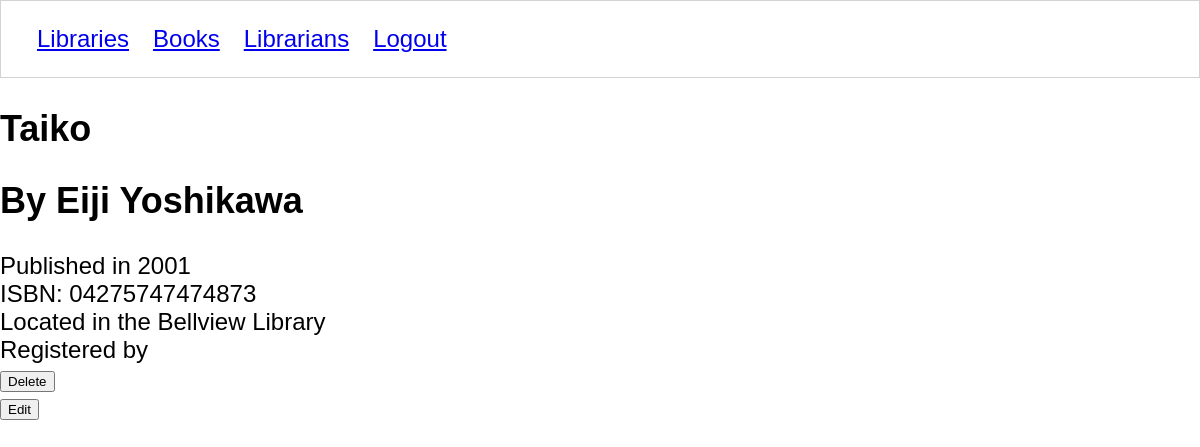
Screenshot of /books/1/ (signed in) with the database file from the repository.
### libraryapp/models/book.py (models this page shows, shortened)
class Book (models.Model):
    title = models.CharField(max_length=50)
    ISBN_number = models.CharField(max_length=50)
    author = models.CharField(max_length=50)
    year_published = models.IntegerField()
    location = models.ForeignKey(Library, on_delete=models.CASCADE)
    librarian = models.ForeignKey(Librarian, on_delete=models.CASCADE)

### libraryapp/models/library.py (models this page shows, shortened)
class Library(models.Model):
    title = models.CharField(max_length=50)
    address = models.CharField(max_length=50)

### libraryapp/views/books/details.py (the view, shortened to what this page needs)
# urls.py: path('books/<int:book_id>/', book_details, name='book'),
@login_required
def book_details(request, book_id):
    if request.method == 'GET':
        book = get_book(book_id)
        template = 'books/details.html'
        context = {
            'book': book
        }
        return render(request, template, context)

### libraryapp/views/books/details.py (called while the page is built)
def get_book(book_id):
    with sqlite3.connect(Connection.db_path) as conn:
        conn.row_factory = create_book
        db_cursor = conn.cursor()
        db_cursor.execute("""
        SELECT
            b.id book_id,
            b.title,
            b.ISBN_number,
            b.author,
            b.year_published,
            b.librarian_id,
            b.location_id,
            li.id librarian_id,
            u.first_name,
            u.last_name,
            loc.id library_id,
            loc.title library_name
        FROM libraryapp_book b
        JOIN libraryapp_librarian li ON b.librarian_id = li.id
        JOIN libraryapp_library loc ON b.location_id = loc.id
        JOIN auth_user u ON u.id = li.user_id
        WHERE b.id = ?
        """, (book_id,))
        return db_cursor.fetchone()

def create_book(cursor, row):
    _row = sqlite3.Row(cursor, row)
    book = Book()
    book.id = _row["book_id"]
    book.author = _row["author"]
    book.ISBN_number = _row["ISBN_number"]
    book.title = _row["title"]
    book.year_published = _row["year_published"]
    librarian = Librarian()
    librarian.id = _row["librarian_id"]
    librarian.first_name = _row["first_name"]
    librarian.last_name = _row["last_name"]
    library = Library()
    library.id = _row["library_id"]
    library.title = _row["library_name"]
    book.librarian = librarian
    book.location = library
    return book

### libraryapp/templates/books/details.html (shortened to what this page needs)
{% extends 'shared/base.html' %}
{% block content %}
    <section id="book-details">
    <h1>{{ book.title }}</h1>
    <h2>By {{ book.author }}</h2>
    <div>Published in {{ book.year_published }}</div>
    <div>ISBN: {{ book.ISBN_number }}</div>
    <div>Located in the {{ book.location.title }}</div>
    <div>Registered by {{ book.librarian.first_name }} {{ book.librarian.last_name }}</div>
</section>
    <form action="{% url 'libraryapp:book' book.id %}" method="POST">
      <button>Delete</button>
    </form>
    <form action="{% url 'libraryapp:book_edit_form' book.id %}" method="GET">
        <button>Edit</button>
    </form>
  </body>
{% endblock %}

### libraryapp/static/libraryapp/styles/base.css (style rules this page uses)
body { margin: 0; padding: 0; font-size: 1.5em; font-family: 'Gill Sans', 'Gill Sans MT', Calibri, 'Trebuchet MS', sans-serif; }

### rows the page displays
Book: title "Taiko", author "Eiji Yoshikawa", year_published "2001", ISBN_number "04275747474873", location "Bellview Library"
